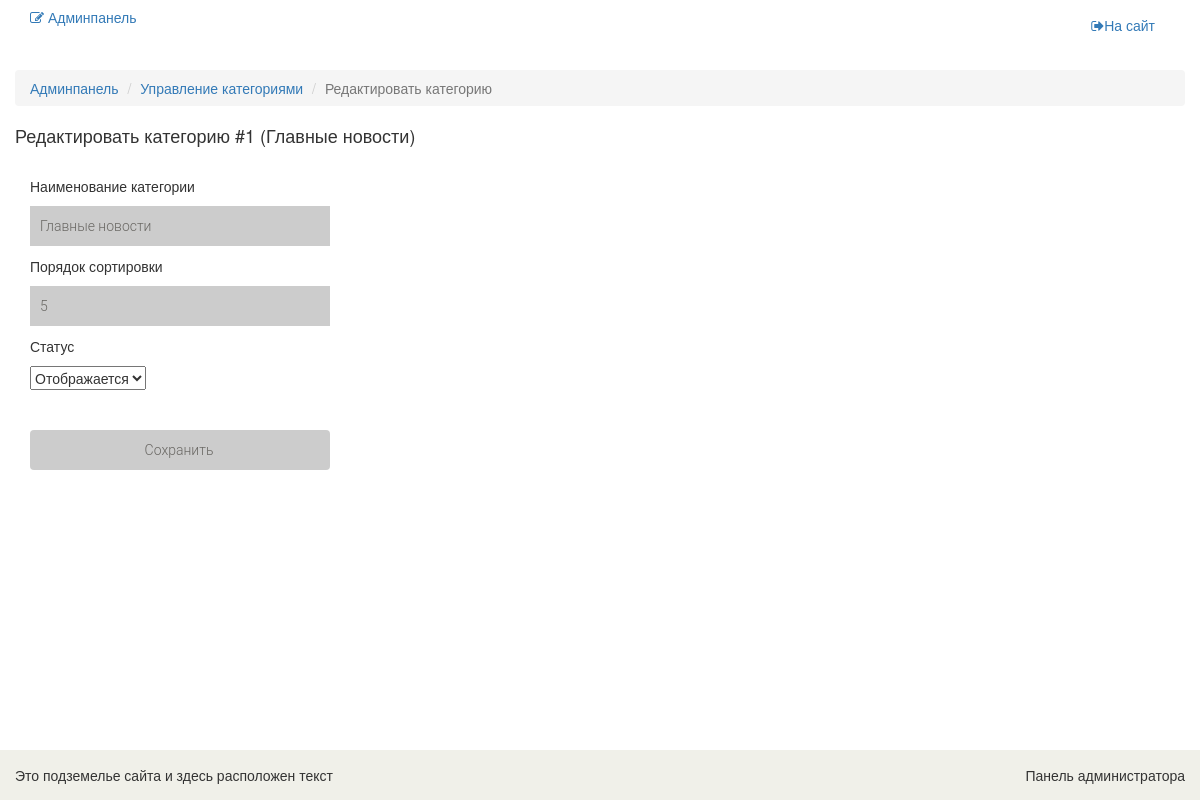
Page /admin/category/edit/1 (signed in) on the committed database.
### tables this page shows
CREATE TABLE `category` (
  `id` int(11) NOT NULL,
  `name` varchar(15) NOT NULL,
  `sort_order` int(11) NOT NULL DEFAULT '1',
  `status` int(11) NOT NULL DEFAULT '1'
);

### config/routes.php (called while the page is built)
<?php
return array(
    'news/([0-9]+)' => 'news/view/$1',
    'admin/category/edit/([0-9]+)' => 'adminCategory/edit/$1',
    'admin/category/delete/([0-9]+)' => 'adminCategory/delete/$1',
    'admin/category/add' => 'adminCategory/add',
    'admin/category' => 'adminCategory/index',
    'admin/news/edit/([0-9]+)' => 'adminNews/edit/$1',
    'admin/news/delete/([0-9]+)' => 'adminNews/delete/$1',
    'admin/news/view/([0-9]+)' => 'adminNews/view/$1',
    'admin/news/add' => 'adminNews/add',
    'admin/news' => 'adminNews/index',
    'admin/cabinet' => 'admin/index',
    'admin' => 'admin/login',
    'category/([0-9]+)/page-([0-9]+)/([\?]{1}[a-z0-9]+[\=]{1}[a-z0-9]+)' => 'category/sort/$1/$2',
    'category/([0-9]+)/([\?]{1}[a-z0-9]+[\=]{1}[a-z0-9]+)' => 'category/sort/$1',
    'category/([0-9]+)/page-([0-9]+)' => 'category/index/$1/$2',
    'category/([0-9]+)' => 'category/index/$1',
    'page-([0-9]+)/([\?]{1}[a-z0-9]+[\=]{1}[a-z0-9]+)' => 'site/sort/$1',
    'page-([0-9]+)' => 'site/index/$1',
    'logout' => 'admin/logout',
    'change' => 'admin/change',
    '(^[\?]{1}[a-z0-9]+[\=]{1}[a-z0-9]+$)' => 'site/sort',
    '' => 'site/index'
);

### controllers/AdminCategoryController.php (called while the page is built, shortened)
<?php
class AdminCategoryController
{
    public function actionEdit($id)
    {
        $category = Category::getCategoryById($id);
        require_once ROOT . '/views/adminCategory/edit.php';
        return true;
    }
}

### index.php (called while the page is built, shortened)
<?php
$router = new Router();
$router->run();

### models/Category.php (called while the page is built, shortened)
<?php
class Category
{
    public static function getCategoryById($id)
    {
        $db = Db::getConnection();
        $sql = "SELECT * FROM `category` WHERE id = :id";
        $result = $db->prepare($sql);
        $result->bindParam(':id', $id);
        $result->execute();
        $result->setFetchMode(PDO::FETCH_ASSOC);
        return $result->fetch();
    }
}

### views/adminCategory/edit.php (the view, shortened to what this page needs)
<?php include ROOT . '/views/layouts/headerAdmin.php'; ?>
<section>
    <div class="container">
        <div class="row">
            <br/>
            <div class="breadcrumbs">
                <ol class="breadcrumb">
                    <li><a href="/admin">Админпанель</a></li>
                    <li><a href="/admin/category">Управление категориями</a></li>
                    <li class="active">Редактировать категорию</li>
                </ol>
            </div>
            <h4>Редактировать категорию #<?php echo $id . ' (' . $category['name'] . ')'; ?></h4>
            <br/>
            <div class="col-lg-4">
                <div class="login-form">
                    <form action="" method="post">
                        <p>Наименование категории</p>
                        <input type="text" name="name" placeholder="Наименование"
                               value="<?php echo $category['name']; ?>">
                        <p>Порядок сортировки</p>
                        <input type="text" name="sort_order" placeholder="Артикул"
                               value="<?php echo $category['sort_order']; ?>">
                        <p>Статус</p>
                        <select name="status">
                            <option value="1" <?php if ($category['status'] == 1) echo 'selected="selected"'; ?>>
                                Отображается
                            </option>
                        </select>
                        <br><br><br>
                        <input type="submit" class="btn btn-default" name="submit" value="Сохранить">
                        <br><br>
                    </form>
                </div>
            </div>
        </div>
    </div>
</section>
<?php include ROOT . '/views/layouts/footerAdmin.php'; ?>

### components/Router.php (shortened to what this page needs)
<?php
class Router
{
    public function __construct()
    {
        $routesPath = ROOT . '/config/routes.php';
        $this->routes = include($routesPath);
    }
    private function getURI()
    {
        if (!empty($_SERVER['REQUEST_URI'])) {
            return trim($_SERVER['REQUEST_URI'], '/');
        }
    }
    public function run()
    {
        $uri = $this->getURI();
        foreach ($this->routes as $uriPattern => $path) {
            if (preg_match("~$uriPattern~", $uri)) {
                $internalPath = preg_replace("~$uriPattern~", $path, $uri);
                $segments = explode("/", $internalPath);
                $controllerName = array_shift($segments);
                $actionName = array_shift($segments);
                $actionName = "action" . ucfirst($actionName);
                $parameters = $segments;
                $controllerObject = new $controllerName;
                $result = call_user_func_array(array($controllerObject, $actionName), $parameters);
                if ($result != null) {
                    break;
                }
            }
        }
    }
}

### views/layouts/headerAdmin.php (shortened to what this page needs)
<!DOCTYPE html>
<html lang="en">
<head>
    <link href="/template/css/bootstrap.min.css" rel="stylesheet">
    <link rel="stylesheet" href="/template/css/style.css">
    <link rel="stylesheet" href="/template/css/font-awesome.min.css">
</head>
<body>
<div class="page-wrapper">
    <header id="header">
        <div class="header_top">
            <div class="container">
                <div class="row">
                    <div class="col-sm-6">
                        <div class="contactinfo">
                            <h5>
                                <a href="/admin"><i class="fa fa-edit"></i> Админпанель</a>
                            </h5>
                        </div>
                    </div>
                    <div class="col-sm-6">
                        <div class="social-icons pull-right">
                            <ul class="nav navbar-nav">
                                <li><a href="/"><i class="fa fa-sign-out"></i>На сайт</a></li>
                            </ul>
                        </div>
                    </div>
                </div>
            </div>
        </div>

### views/layouts/footerAdmin.php (shortened to what this page needs)
<div class="page-buffer"></div>
</div>
<footer id="footer" class="page-footer">
    <div class="footer-bottom">
        <div class="container">
            <div class="row">
                <p class="pull-left">Это подземелье сайта и здесь расположен текст</p>
                <p class="pull-right">Панель администратора</p>
            </div>
        </div>
    </div>
</footer>
</body>
</body>
</html>

### template/css/style.css (style rules this page uses)
.login-form form input, .signup-form form input { background: #ccc; border: medium none; color: #696763; display: block; font-family: 'Roboto', sans-serif; font-size: 14px; font-weight: 300; height: 40px; margin-bottom: 10px; outline: medium none; padding-left: 10px; width: 300px; position: relative; }
#footer { background: #F0F0E9; height: 50px; }
html, body { height: 100%; margin: 0; padding: 0; }
.page-wrapper { min-height: 100%; margin-bottom: -50px; }
.page-buffer { height: 50px; }
.footer-bottom p { padding-top: 15px; }

### rows in the picture
category: name "Главные новости", sort_order "5", status "Отображается"
